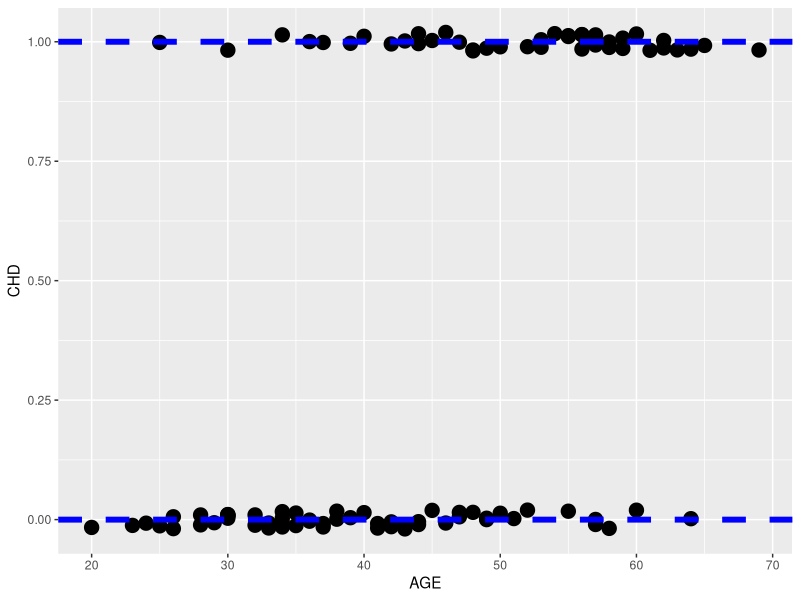
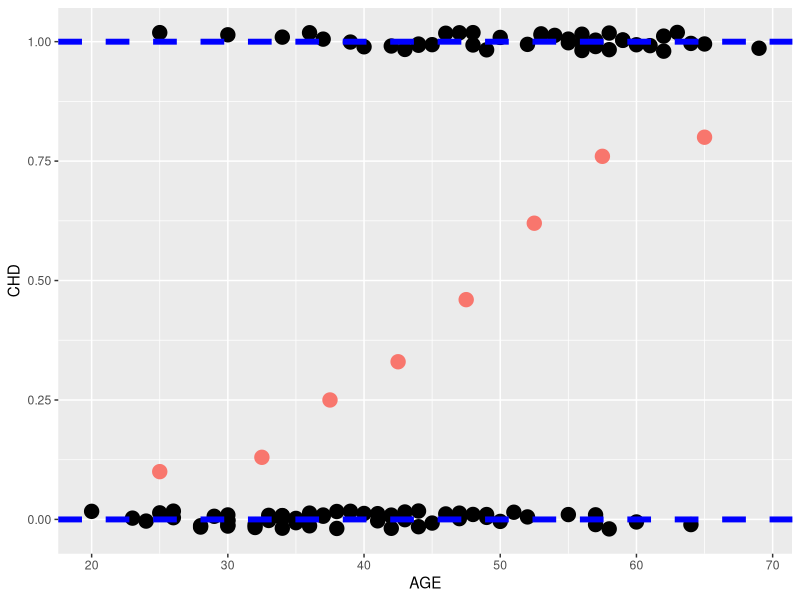
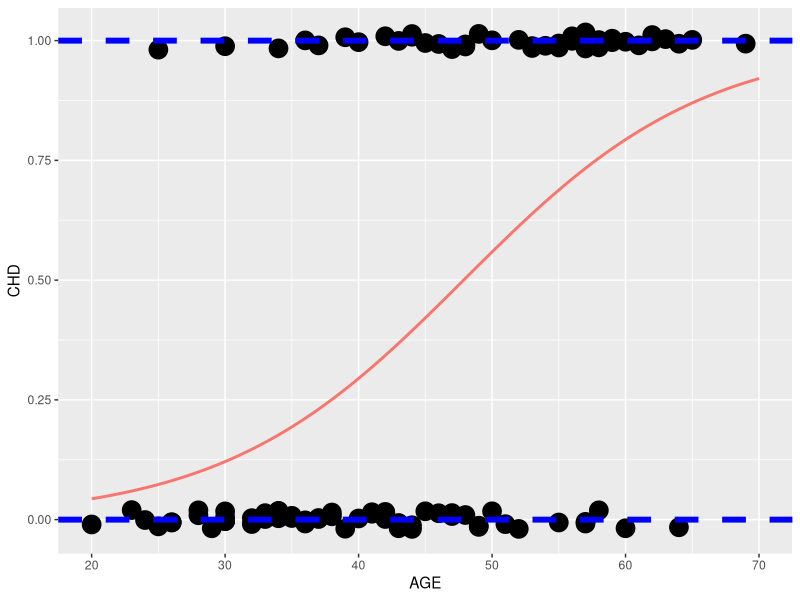

Recreate these plots in R, in order.
## title: 'Master en Big Data. Fundamentos  matemáticos  del  análisis  de  datos.'
## author: "Fernando San Segundo"
## subtitle: "Sesión 8. Modelos lineales generalizados (glm). Regresión Logística. .

########################################################################
########################################################################
########################################################################
########################################################################

# Modelos lineales generalizados (glm). Regresión Logística. 

# Descripción del problema.
library(tidyverse)
CHDdata <-  read_delim("./data/CHDAGE.txt", delim = "\t")
CHDdata %>% slice_head(n = 6)

summary(CHDdata)

# Diagrama de dispersión para regresión logística
ggplot(CHDdata) + 
  geom_point(aes(x = AGE, y = CHD, size=2), 
             show.legend=FALSE, position = position_jitter(w = 0, h = 0.02)) +
  geom_hline(yintercept = 0:1, linetype = "dashed", color = "blue", size = 2)

# Construcción del modelo.. Franjas de edad
AGEbreaks = c(20, seq(from = 30, to = 60, by = 5), 70)
CHDdata <- CHDdata %>% 
  mutate(AgeGroup = cut(AGE, breaks = AGEbreaks, right = FALSE))

# tabla de contingencia de CHD frente al grupo de edad
options(width = 80)
(tabla1 = as.matrix(table(CHDdata$CHD, CHDdata$AgeGroup)))

(sumaColumnas = colSums(tabla1))

(probs = signif(tabla1[2, ] / sumaColumnas, 2))

# ...para pensar en términos de probabilidades. 
(probs = signif(tabla1[2, ] / sumaColumnas, 2))

# Representación gráfica de las probabilidades por franja de edad

midpoints = AGEbreaks[-length(AGEbreaks)] + c(5, rep(2.5, 6), 5)
probsdf = data.frame(midpoints, probs)
ggplot(CHDdata) + 
  geom_point(aes(x = AGE, y = CHD, size=4), 
             show.legend=FALSE, 
             position = position_jitter(w = 0, h = 0.02)) +
  geom_hline(yintercept = 0:1, 
             linetype = "dashed", 
             color="blue", 
             size=2) + 
  geom_point(data = probsdf, 
             mapping = aes(x = midpoints, 
                           y = probs, 
                           size=4, col="red"),
             show.legend=FALSE)

# El modelo es una curva con forma de s.

glmCHD = glm(CHD ~ AGE, family = binomial(link = "logit"), CHDdata)
summGlmCHD = summary(glmCHD)
curvaX = data.frame(AGE = seq(20, 70, length.out = 101))
curvaY = predict(glmCHD, newdata = curvaX, type = "response")
curvaDf = data.frame(AGE = curvaX$AGE, CHD = curvaY)
ggplot(CHDdata) + 
geom_point(aes(x = AGE, y = CHD, size=4), 
           show.legend=FALSE, position = position_jitter(w = 0, h = 0.02)) +
  geom_hline(yintercept = 0:1, linetype = "dashed", color="blue", size=2) + 
  geom_line(data = curvaDf, aes(x = AGE, y = CHD, col= "red", size=3), 
            show.legend=FALSE)

# Ajustando un modelo logístico con R. Función glm.
(glmCHD = glm(CHD ~ AGE, family = binomial, data = CHDdata))

coefficients(glmCHD)

# Usando el modelo logístico para predecir.
edadPredecir = data.frame(AGE = 32)
(probCHD = predict(glmCHD, newdata = edadPredecir, type = 'response'))

# Predicción en escala de log-odds
predict(glmCHD, newdata = edadPredecir, type = 'link')
coefficients(glmCHD)[1] + coefficients(glmCHD)[2] * 32

# Interpretación de coeficientes en regresión logística. 

edades = data.frame(AGE = 50:55)
probabilidades = predict(glmCHD, newdata = edades, type = 'response')
diff(probabilidades)
logOdds = predict(glmCHD, newdata = edades, type = 'link')
diff(logOdds)
coefficients(glmCHD)[2]

########################################################################
########################################################################
########################################################################
########################################################################
